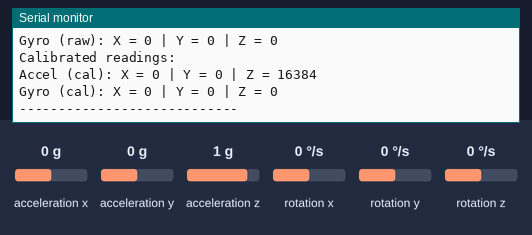
Simulated run of this sketch. Board: Arduino Leonardo, built with avr-gcc and run on an emulated ATmega32U4. On the bench: the last lines printed to the serial monitor. Wiring (inferred from the names in the program): MPU-6050 motion sensor at I2C address 0x68. Inputs (shaded band) come from the test bench; at power-on: acceleration x 0 g, acceleration y 0 g, acceleration z 1 g, rotation x 0 °/s, rotation y 0 °/s, rotation z 0 °/s.

Above: at 9.9 s.
10.0 s: acceleration x set to -1.4 g
At 11.3 s:
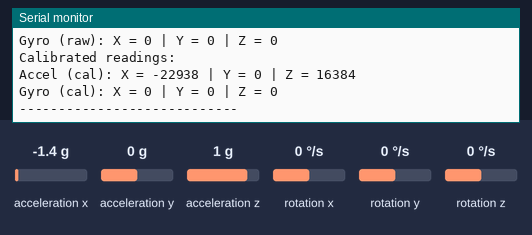
11.5 s: acceleration y set to -1.4 g
At 12.5 s:
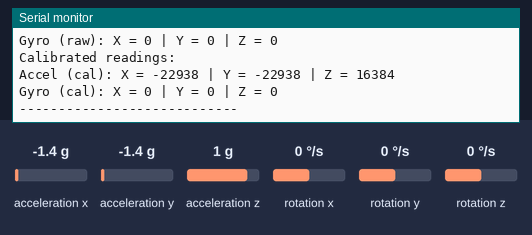
13.0 s: acceleration z set to -1.4 g
At 14.3 s:
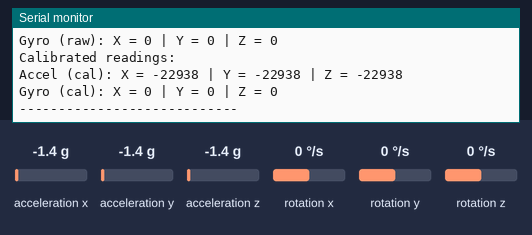
14.5 s: rotation x set to -192 °/s
At 15.7 s:
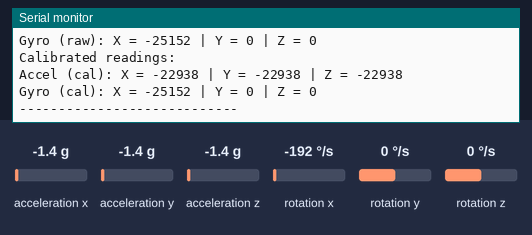
16.0 s: rotation y set to -192 °/s
At 17.7 s:
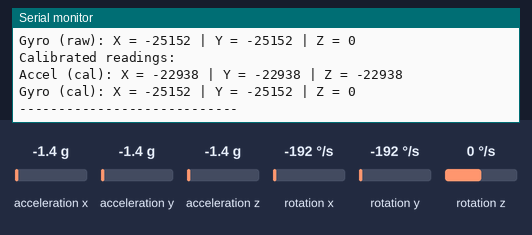
Timing chart, 0 to 18.5 s (numbered marks = the images above; inputs shaded):
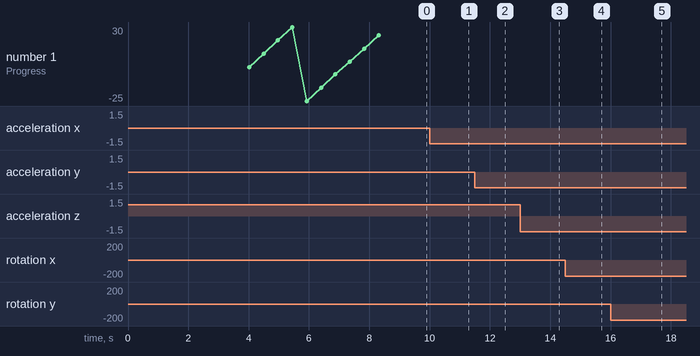

The sketch:

mpu6050_calibration.ino
```cpp
/*
 * MPU6050 CALIBRATION ROUTINE
 *
 * This code calculates the sensor's offset values by taking multiple readings
 * while the device is stationary and determining the average deviation from
 * expected values. These offsets can then be applied to future readings.
 *
 * IMPORTANT: During calibration, the MPU6050 must remain completely still
 * on a flat, level surface!
 *
 * Connections:
 * MPU6050 VCC -> Arduino 5V
 * MPU6050 GND -> Arduino GND
 * MPU6050 SCL -> Arduino A5 (or SCL pin on boards with dedicated I2C pins)
 * MPU6050 SDA -> Arduino A4 (or SDA pin on boards with dedicated I2C pins)
 */

#include <Wire.h>

// MPU6050 I2C address (0x68 is default, 0x69 if AD0 pin is high)
const int MPU_ADDR = 0x68;

// Variables for calibration
long gyro_x_cal = 0;
long gyro_y_cal = 0;
long gyro_z_cal = 0;
long accel_x_cal = 0;
long accel_y_cal = 0;
long accel_z_cal = 0;
int cal_iterations = 1000;

// Variables to store sensor readings
int16_t accelerometer_x, accelerometer_y, accelerometer_z;
int16_t gyro_x, gyro_y, gyro_z;
int16_t temperature;

void setup()
{
  // Initialize serial communication
  Serial.begin(9600);
  while (!Serial)
    ; // Wait for Serial to be ready - particularly for Leonardo/Micro

  Serial.println("MPU6050 Calibration");

  // Initialize I2C communication
  Wire.begin();

  // Wake up the MPU6050
  Wire.beginTransmission(MPU_ADDR);
  Wire.write(0x6B); // PWR_MGMT_1 register
  Wire.write(0);    // Set to 0 to wake up
  Wire.endTransmission(true);

  // Configure gyroscope sensitivity (optional)
  Wire.beginTransmission(MPU_ADDR);
  Wire.write(0x1B); // GYRO_CONFIG register
  Wire.write(0x00); // Set to ±250 deg/s
  Wire.endTransmission(true);

  // Configure accelerometer sensitivity (optional)
  Wire.beginTransmission(MPU_ADDR);
  Wire.write(0x1C); // ACCEL_CONFIG register
  Wire.write(0x00); // Set to ±2g
  Wire.endTransmission(true);

  Serial.println("MPU6050 initialized");
  delay(1000); // Give sensor time to stabilize

  // Run calibration
  calibrateMPU6050();

  // After calibration, start reading and showing calibrated values
  Serial.println("Now showing calibrated readings...");
  Serial.println("Format: ax, ay, az, gx, gy, gz");
}

void loop()
{
  // Read raw values
  readMPU6050();

  // Print raw values
  Serial.println("Raw readings:");
  Serial.print("Accel (raw): X = ");
  Serial.print(accelerometer_x);
  Serial.print(" | Y = ");
  Serial.print(accelerometer_y);
  Serial.print(" | Z = ");
  Serial.println(accelerometer_z);

  Serial.print("Gyro (raw): X = ");
  Serial.print(gyro_x);
  Serial.print(" | Y = ");
  Serial.print(gyro_y);
  Serial.print(" | Z = ");
  Serial.println(gyro_z);

  // Apply calibration and print calibrated values
  Serial.println("Calibrated readings:");
  Serial.print("Accel (cal): X = ");
  Serial.print(accelerometer_x - accel_x_cal);
  Serial.print(" | Y = ");
  Serial.print(accelerometer_y - accel_y_cal);
  Serial.print(" | Z = ");
  Serial.println(accelerometer_z - (accel_z_cal - 16384)); // Subtract offset but keep gravity

  Serial.print("Gyro (cal): X = ");
  Serial.print(gyro_x - gyro_x_cal);
  Serial.print(" | Y = ");
  Serial.print(gyro_y - gyro_y_cal);
  Serial.print(" | Z = ");
  Serial.println(gyro_z - gyro_z_cal);

  Serial.println("----------------------------");
  delay(1000);
}

void calibrateMPU6050()
{
  Serial.println("Calibrating MPU6050...");
  Serial.println("DO NOT MOVE THE SENSOR!");
  Serial.println("Calibration will start in 3 seconds...");
  delay(3000);

  // Take multiple readings for better accuracy
  for (int cal_count = 0; cal_count < cal_iterations; cal_count++)
  {
    // Read data
    readMPU6050();

    // Accumulate gyroscope readings
    gyro_x_cal += gyro_x;
    gyro_y_cal += gyro_y;
    gyro_z_cal += gyro_z;

    // Accumulate accelerometer readings
    accel_x_cal += accelerometer_x;
    accel_y_cal += accelerometer_y;
    accel_z_cal += accelerometer_z;

    // Show progress
    if (cal_count % 100 == 0)
    {
      Serial.print("Progress: ");
      Serial.print((cal_count * 100) / cal_iterations);
      Serial.println("%");
    }

    // Wait a bit between readings
    delay(3);
  }

  // Calculate average offsets
  gyro_x_cal /= cal_iterations;
  gyro_y_cal /= cal_iterations;
  gyro_z_cal /= cal_iterations;

  accel_x_cal /= cal_iterations;
  accel_y_cal /= cal_iterations;
  accel_z_cal /= cal_iterations;

  Serial.println("Calibration complete!");
  Serial.println("Gyroscope offsets:");
  Serial.print("X = ");
  Serial.println(gyro_x_cal);
  Serial.print("Y = ");
  Serial.println(gyro_y_cal);
  Serial.print("Z = ");
  Serial.println(gyro_z_cal);

  Serial.println("Accelerometer offsets:");
  Serial.print("X = ");
  Serial.println(accel_x_cal);
  Serial.print("Y = ");
  Serial.println(accel_y_cal);
  Serial.print("Z = ");
  Serial.println(accel_z_cal);
  Serial.println("(Z should be around 16384 if flat)");

  Serial.println("----------------------------");
}

void readMPU6050()
{
  // Start communication with MPU6050
  Wire.beginTransmission(MPU_ADDR);
  Wire.write(0x3B); // Start with register 0x3B (ACCEL_XOUT_H)
  Wire.endTransmission(false);

  // Request 14 registers (each value is stored in 2 registers)
  Wire.requestFrom(MPU_ADDR, 14, true);

  // Read acceleration data
  accelerometer_x = Wire.read() << 8 | Wire.read(); // 0x3B (ACCEL_XOUT_H) & 0x3C (ACCEL_XOUT_L)
  accelerometer_y = Wire.read() << 8 | Wire.read(); // 0x3D (ACCEL_YOUT_H) & 0x3E (ACCEL_YOUT_L)
  accelerometer_z = Wire.read() << 8 | Wire.read(); // 0x3F (ACCEL_ZOUT_H) & 0x40 (ACCEL_ZOUT_L)

  // Read temperature
  temperature = Wire.read() << 8 | Wire.read(); // 0x41 (TEMP_OUT_H) & 0x42 (TEMP_OUT_L)

  // Read gyroscope data
  gyro_x = Wire.read() << 8 | Wire.read(); // 0x43 (GYRO_XOUT_H) & 0x44 (GYRO_XOUT_L)
  gyro_y = Wire.read() << 8 | Wire.read(); // 0x45 (GYRO_YOUT_H) & 0x46 (GYRO_YOUT_L)
  gyro_z = Wire.read() << 8 | Wire.read(); // 0x47 (GYRO_ZOUT_H) & 0x48 (GYRO_ZOUT_L)
}
```

Measured:
- after the input at 10.0 s, the serial monitor: prints a new line after 0.81 s (image 1)
- after the input at 11.5 s, the serial monitor: prints a new line after 0.32 s (image 2)
- after the input at 13.0 s, the serial monitor: prints a new line after 0.84 s (image 3)
- after the input at 14.5 s, the serial monitor: prints a new line after 0.35 s (image 4)
- after the input at 16.0 s, the serial monitor: prints a new line after 0.87 s (image 5)
